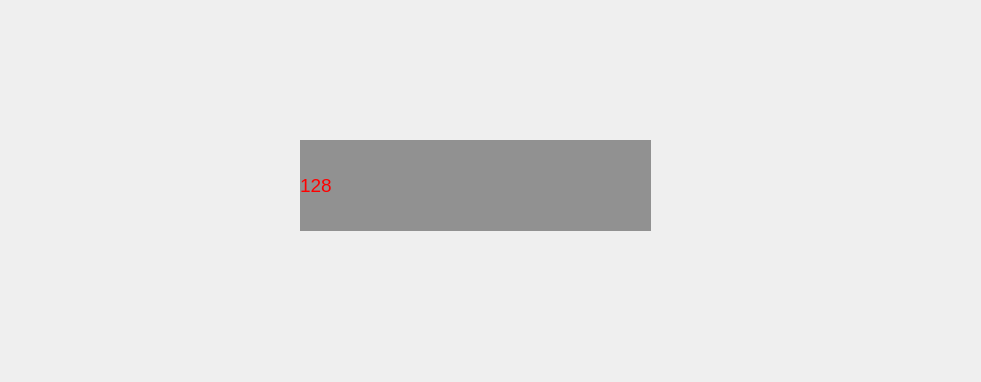
<?xml version="1.0" encoding="UTF-8"?>
<ui version="4.0">
 <class>Widget</class>
 <widget class="QWidget" name="Widget">
  <property name="geometry">
   <rect>
    <x>0</x>
    <y>0</y>
    <width>981</width>
    <height>382</height>
   </rect>
  </property>
  <property name="windowTitle">
   <string>Widget</string>
  </property>
  <widget class="QLabel" name="label">
   <property name="geometry">
    <rect>
     <x>300</x>
     <y>140</y>
     <width>351</width>
     <height>91</height>
    </rect>
   </property>
   <property name="styleSheet">
    <string notr="true">color: rgb(255, 0, 0);
font: 14pt ;
background-color: rgba(0, 0, 0, 100);
</string>
   </property>
   <property name="text">
    <string>128</string>
   </property>
  </widget>
 </widget>
 <layoutdefault spacing="6" margin="11"/>
 <resources/>
 <connections/>
</ui>
